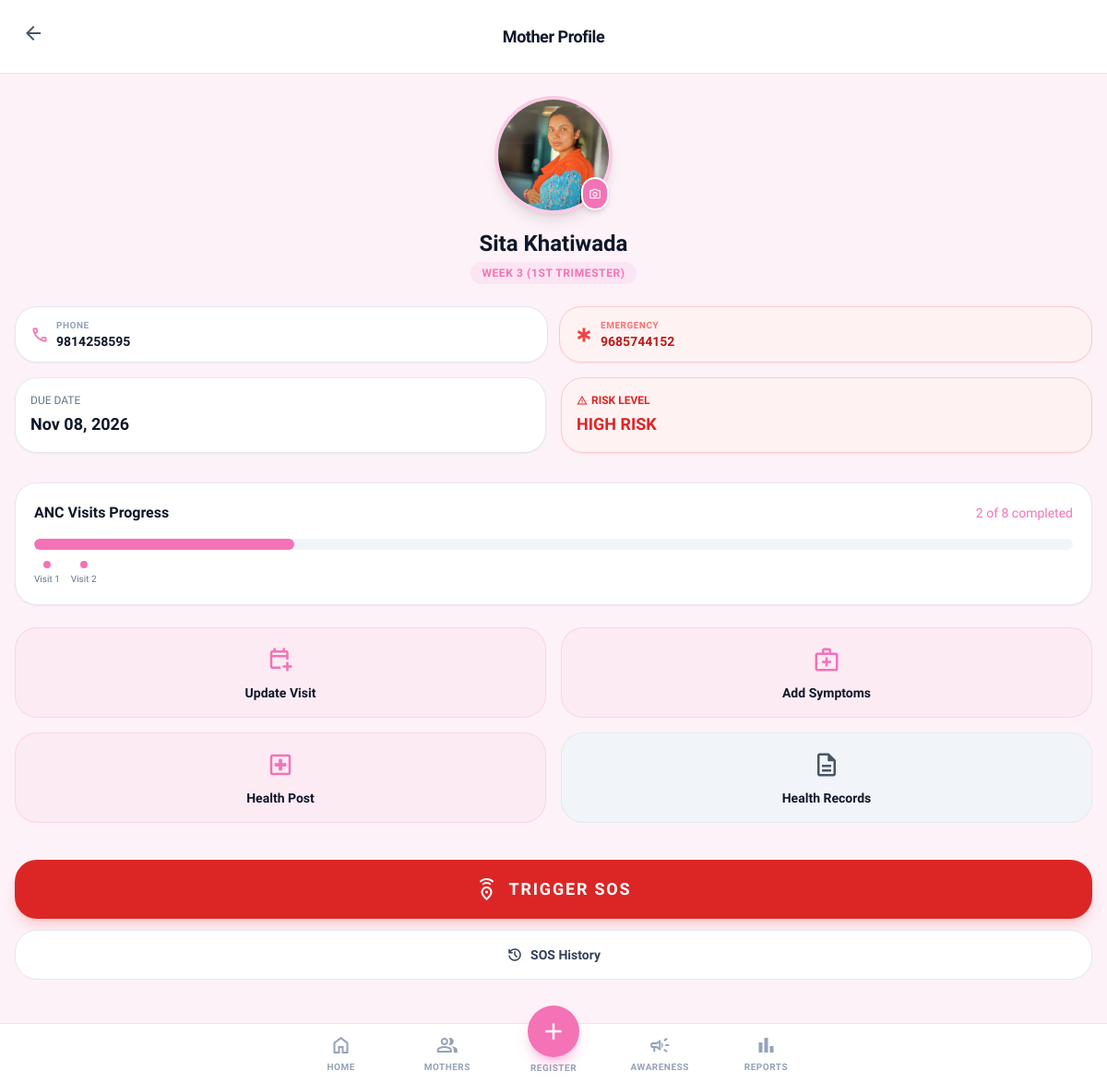
/mothers/14/ (signed in), run on the app's committed database.
### accounts/models.py (models this page shows, shortened)
class MotherProfile(models.Model):
    BLOOD_GROUP_CHOICES = [
        ("A+", "A+"), ("A-", "A-"),
        ("B+", "B+"), ("B-", "B-"),
        ("O+", "O+"), ("O-", "O-"),
        ("AB+", "AB+"), ("AB-", "AB-"),
    ]
    full_name = models.CharField(max_length=255)
    age = models.PositiveIntegerField(null=True, blank=True)
    phone = models.CharField(max_length=20, blank=True, help_text="Optional")
    emergency_contact = models.CharField(
        max_length=20,
        blank=True,
        help_text="Family / emergency contact phone number",
    )
    photo = models.ImageField(
        upload_to="mothers/photos/",
        null=True,
        blank=True,
        help_text="Profile photo",
    )
    pregnancy_week = models.PositiveIntegerField(
        null=True, blank=True,
        help_text="Gestational week at time of registration",
    )
    lmp_date = models.DateField(
        null=True, blank=True,
        verbose_name="Last Menstrual Period",
    )
    is_first_pregnancy = models.BooleanField(default=True)
    has_previous_complications = models.BooleanField(default=False)
    blood_group = models.CharField(
        max_length=5, choices=BLOOD_GROUP_CHOICES, blank=True,
    )
    medical_notes = models.TextField(
        blank=True,
        help_text="Basic medical history / pre-existing conditions",
    )
    latitude = models.DecimalField(
        max_digits=9, decimal_places=6, null=True, blank=True,
    )
    longitude = models.DecimalField(
        max_digits=9, decimal_places=6, null=True, blank=True,
    )
    address = models.TextField(blank=True)
    ward = models.CharField(max_length=100, blank=True)
    registered_by = models.ForeignKey(
        "accounts.User",
        on_delete=models.SET_NULL,
        null=True, blank=True,
        related_name="registered_mothers",
        help_text="FCHV who registered this mother",
    )
    registration_completed = models.BooleanField(default=False)
    created_at = models.DateTimeField(auto_now_add=True)
    updated_at = models.DateTimeField(auto_now=True)
    class Meta:
        verbose_name = "Mother Profile"
        verbose_name_plural = "Mother Profiles"
        ordering = ["-created_at"]

### mother/models.py (models this page shows, shortened)
class TimeStampedModel(models.Model):
    created_at = models.DateTimeField(auto_now_add=True)
    updated_at = models.DateTimeField(auto_now=True)
    class Meta:
        abstract = True
        ordering = ["-created_at"]

class ANCVisit(TimeStampedModel):
    SYMPTOM_CHOICES = [
        ("mild_nausea", "Mild Nausea"),
        ("severe_headache", "Severe Headache"),
        ("blurred_vision", "Blurred Vision"),
        ("fever_chills", "Fever / Chills"),
        ("swollen_feet", "Swollen Feet"),
        ("none", "No Symptoms Observed"),
    ]
    DANGER_SYMPTOMS: frozenset = frozenset({"severe_headache", "blurred_vision", "fever_chills"})
    mother = models.ForeignKey(
        "accounts.MotherProfile",
        on_delete=models.CASCADE,
        related_name="anc_visits",
    )
    visit_number = models.PositiveIntegerField(default=1)
    visit_date = models.DateField(auto_now_add=True)
    weight_kg = models.DecimalField(max_digits=5, decimal_places=1, null=True, blank=True)
    blood_pressure = models.CharField(max_length=20, blank=True)
    symptoms = models.JSONField(default=list, blank=True)
    has_danger_signs = models.BooleanField(default=False)
    notes = models.TextField(blank=True)
    recorded_by = models.ForeignKey(
        "accounts.User",
        on_delete=models.SET_NULL,
        null=True,
        blank=True,
        related_name="recorded_visits",
    )
    class Meta(TimeStampedModel.Meta):
        verbose_name = "ANC Visit"
        verbose_name_plural = "ANC Visits"
        unique_together = ("mother", "visit_number")

### mother/views.py (the view)
# urls.py: path("mothers/<int:pk>/", views.mother_profile, name="mother_profile"),
@login_required
def mother_profile(request, pk):
    profile = _get_own_profile_or_404(request.user, pk)
    visits = profile.anc_visits.order_by("visit_number")
    total_visits = visits.count()
    pw = PregnancyCalculator.get_pregnancy_week(profile.lmp_date, profile.pregnancy_week)
    edd = PregnancyCalculator.get_estimated_due_date(profile.lmp_date, profile.pregnancy_week)
    weeks = pw.value if pw else None
    has_danger = visits.filter(has_danger_signs=True).exists()
    risk_level = "HIGH RISK" if has_danger else "LOW RISK"
    trimester = pw.trimester if pw else ""
    context = {
        "profile": profile,
        "visits": visits,
        "total_visits": total_visits,
        "anc_progress_pct": min(100, int((total_visits / 8) * 100)),
        "weeks": weeks,
        "due_date": edd.value if edd else None,
        "initials": str(Initials.from_name(profile.full_name)),
        "risk_level": risk_level,
        "has_danger": has_danger,
        "trimester": trimester,
    }
    return render(request, "mother/mother_profile.html", context)

### templates/mother/mother_profile.html (shortened to what this page needs)
{% extends "base.html" %}
{% block body_class %}min-h-screen flex flex-col{% endblock %}
{% block content %}
<header class="flex items-center justify-between p-4 bg-white dark:bg-surface-dark border-b border-slate-200 dark:border-slate-800">
    <a href="{% url 'main:mother_list' %}" class="p-2 rounded-full hover:bg-slate-100 dark:hover:bg-slate-800">
        <span class="material-symbols-outlined text-slate-600 dark:text-slate-400">arrow_back</span>
    </a>
    <h1 class="text-lg font-bold tracking-tight">Mother Profile</h1>
    <div class="size-10"></div>
</header>
<main class="flex-1 overflow-y-auto pb-24">
    <section class="p-6 flex flex-col items-center gap-4">
        <div class="relative">
            {% if profile.photo %}
            <img src="{{ profile.photo.url }}" alt="{{ profile.full_name }}" class="w-32 h-32 rounded-full object-cover border-4 border-primary/30 shadow-lg" />
            {% else %}
            <div class="w-32 h-32 rounded-full border-4 border-primary/20 bg-primary/10 flex items-center justify-center text-primary text-4xl font-bold">{{ initials }}</div>
            {% endif %}
            <label for="profile-photo-input" class="absolute bottom-1 right-1 bg-primary text-white p-1.5 rounded-full border-2 border-white dark:border-background-dark cursor-pointer hover:bg-primary-dark transition-colors shadow-md">
                <span class="material-symbols-outlined text-sm block">photo_camera</span>
            </label>
        </div>
        <div class="text-center">
            <h2 class="text-2xl font-bold">{{ profile.full_name }}</h2>
            <div class="mt-1 flex items-center justify-center gap-2">
                <span class="px-3 py-1 bg-primary/10 text-primary text-xs font-bold rounded-full uppercase tracking-wider">
                    Week {{ weeks }} ({{ trimester }})
                </span>
            </div>
        </div>
    </section>
    {% if profile.phone or profile.emergency_contact %}
    <section class="px-4 mb-4 flex flex-wrap gap-3">
        {% if profile.phone %}
        <a href="tel:{{ profile.phone }}" class="flex items-center gap-2 flex-1 min-w-0 bg-white dark:bg-surface-dark border border-slate-200 dark:border-slate-800 rounded-xl px-4 py-3 shadow-sm no-underline hover:bg-slate-50 dark:hover:bg-slate-800 transition-colors">
            <span class="material-symbols-outlined text-xl text-primary shrink-0">phone</span>
            <div class="min-w-0">
                <p class="text-[10px] font-bold uppercase text-slate-400 tracking-wider">Phone</p>
                <p class="text-sm font-semibold truncate">{{ profile.phone }}</p>
            </div>
        </a>
        {% endif %}
        {% if profile.emergency_contact %}
        <a href="tel:{{ profile.emergency_contact }}" class="flex items-center gap-2 flex-1 min-w-0 bg-red-50 dark:bg-red-900/20 border border-red-200 dark:border-red-800 rounded-xl px-4 py-3 shadow-sm no-underline hover:bg-red-100 dark:hover:bg-red-900/30 transition-colors">
            <span class="material-symbols-outlined text-xl text-red-500 shrink-0">emergency</span>
            <div class="min-w-0">
                <p class="text-[10px] font-bold uppercase text-red-400 tracking-wider">Emergency</p>
                <p class="text-sm font-semibold truncate text-red-700 dark:text-red-300">{{ profile.emergency_contact }}</p>
            </div>
        </a>
        {% endif %}
    </section>
    {% endif %}
    <section class="px-4 grid grid-cols-2 gap-4">
        <div class="bg-white dark:bg-surface-dark p-4 rounded-xl border border-slate-200 dark:border-slate-800 shadow-sm">
            <p class="text-slate-500 dark:text-slate-400 text-xs font-medium uppercase mb-1">Due Date</p>
            <p class="text-lg font-bold">{{ due_date|date:"M d, Y"|default:"N/A" }}</p>
        </div>
        {% if has_danger %}
        <div class="bg-red-50 dark:bg-red-950/30 p-4 rounded-xl border border-red-200 dark:border-red-900/50 shadow-sm">
            <p class="text-red-600 dark:text-red-400 text-xs font-bold uppercase mb-1 flex items-center gap-1">
                <span class="material-symbols-outlined text-xs">warning</span> Risk Level
            </p>
            <p class="text-lg font-black text-red-600 dark:text-red-400">{{ risk_level|upper }}</p>
        </div>
        {% endif %}
    </section>
    <section class="p-4 mt-4">
        <div class="bg-white dark:bg-surface-dark p-5 rounded-xl border border-slate-200 dark:border-slate-800 shadow-sm">
            <div class="flex justify-between items-center mb-4">
                <h3 class="font-bold text-base">ANC Visits Progress</h3>
                <span class="text-sm font-medium text-primary">{{ total_visits }} of 8 completed</span>
            </div>
            <div class="relative w-full h-3 bg-slate-100 dark:bg-slate-800 rounded-full overflow-hidden">
                <div class="absolute top-0 left-0 h-full bg-primary rounded-full" style="width: {{ anc_progress_pct }}%"></div>
            </div>
            <div class="flex flex-wrap gap-x-3 gap-y-1 mt-3">
                {% for v in visits %}
                <div class="flex flex-col items-center">
                    <div class="w-2 h-2 rounded-full bg-primary"></div>
                    <span class="text-[10px] text-slate-500 mt-1">Visit {{ v.visit_number }}</span>
                </div>
                {% empty %}
                <p class="text-xs text-slate-400">No visits recorded yet.</p>
                {% endfor %}
            </div>
        </div>
    </section>
    <section class="px-4 mt-2 grid grid-cols-2 gap-4">
        <a href="{% url 'main:update_anc_visit' profile.pk %}" class="flex flex-col items-center justify-center p-4 bg-primary/5 dark:bg-primary/10 rounded-xl border border-primary/20 hover:bg-primary/10 transition-colors">
            <span class="material-symbols-outlined text-primary mb-2 text-3xl">calendar_add_on</span>
            <span class="text-sm font-semibold">Update Visit</span>
        </a>
        <a href="{% url 'main:update_anc_visit' profile.pk %}" class="flex flex-col items-center justify-center p-4 bg-primary/5 dark:bg-primary/10 rounded-xl border border-primary/20 hover:bg-primary/10 transition-colors">
            <span class="material-symbols-outlined text-primary mb-2 text-3xl">medical_services</span>
            <span class="text-sm font-semibold">Add Symptoms</span>
        </a>
        <a href="{% url 'main:hospital_consultation' profile.pk %}" class="flex flex-col items-center justify-center p-4 bg-primary/5 dark:bg-primary/10 rounded-xl border border-primary/20 hover:bg-primary/10 transition-colors">
            <span class="material-symbols-outlined text-primary mb-2 text-3xl">local_hospital</span>
            <span class="text-sm font-semibold">Health Post</span>
        </a>
        <a href="{% url 'main:records_detail' %}" class="flex flex-col items-center justify-center p-4 bg-slate-100 dark:bg-slate-800 rounded-xl border border-slate-200 dark:border-slate-700 hover:bg-slate-200 transition-colors">
            <span class="material-symbols-outlined text-slate-600 dark:text-slate-400 mb-2 text-3xl">description</span>
            <span class="text-sm font-semibold">Health Records</span>
        </a>
    </section>
    <section class="p-4 mt-6 space-y-3">
        <a href="{% url 'main:sos_trigger_page' profile.pk %}"
            class="w-full bg-red-600 hover:bg-red-700 text-white flex items-center justify-center gap-3 py-4 rounded-xl shadow-lg shadow-red-500/20 active:scale-[0.98] transition-all no-underline">
            <span class="material-symbols-outlined font-bold text-2xl">emergency_share</span>
            <span class="text-lg font-black uppercase tracking-widest">Trigger SOS</span>
        </a>
        <a href="{% url 'main:sos_history' profile.pk %}"
            class="w-full bg-white dark:bg-surface-dark border border-slate-200 dark:border-slate-700 text-slate-700 dark:text-slate-300 flex items-center justify-center gap-2 py-3 rounded-xl hover:bg-slate-50 dark:hover:bg-slate-800 transition-colors no-underline">
            <span class="material-symbols-outlined text-lg">history</span>
            <span class="text-sm font-semibold">SOS History</span>
        </a>
    </section>
</main>
<nav class="fixed bottom-0 left-0 right-0 bg-surface-light dark:bg-surface-dark border-t border-slate-200 dark:border-slate-800 z-50 pb-safe">
    <div class="flex h-16 max-w-xl mx-auto relative">
        <a class="flex flex-1 flex-col items-center justify-center gap-1 {% if request.resolver_match.url_name == 'dashboard' %}text-primary{% else %}text-slate-400 hover:text-primary{% endif %} transition-colors" href="{% url 'main:dashboard' %}">
            <span class="material-symbols-outlined {% if request.resolver_match.url_name == 'dashboard' %}fill-icon{% endif %}">home</span>
            <span class="text-[10px] font-bold uppercase tracking-wider">Home</span>
        </a>
        <a class="flex flex-1 flex-col items-center justify-center gap-1 {% if request.resolver_match.url_name == 'mother_list' %}text-primary{% else %}text-slate-400 hover:text-primary{% endif %} transition-colors" href="{% url 'main:mother_list' %}">
            <span class="material-symbols-outlined {% if request.resolver_match.url_name == 'mother_list' %}fill-icon{% endif %}">group</span>
            <span class="text-[10px] font-bold uppercase tracking-wider">Mothers</span>
        </a>
        <div class="flex flex-1 flex-col items-center justify-start relative">
            <a href="{% url 'main:register_mother' %}" class="absolute -top-5 flex items-center justify-center size-14 rounded-full bg-primary text-white shadow-lg shadow-primary/40 hover:bg-primary-dark transition-transform active:scale-95">
                <span class="material-symbols-outlined text-3xl">add</span>
            </a>
            <span class="text-[10px] font-bold uppercase tracking-wider text-slate-400 mt-10">Register</span>
        </div>
        <a class="flex flex-1 flex-col items-center justify-center gap-1 {% if request.resolver_match.url_name == 'awareness_program' %}text-primary{% else %}text-slate-400 hover:text-primary{% endif %} transition-colors" href="{% url 'main:awareness_program' %}">
            <span class="material-symbols-outlined {% if request.resolver_match.url_name == 'awareness_program' %}fill-icon{% endif %}">campaign</span>
            <span class="text-[10px] font-bold uppercase tracking-wider">Awareness</span>
        </a>
        <a class="flex flex-1 flex-col items-center justify-center gap-1 {% if request.resolver_match.url_name == 'monthly_reports' %}text-primary{% else %}text-slate-400 hover:text-primary{% endif %} transition-colors" href="{% url 'main:monthly_reports' %}">
            <span class="material-symbols-outlined {% if request.resolver_match.url_name == 'monthly_reports' %}fill-icon{% endif %}">bar_chart</span>
            <span class="text-[10px] font-bold uppercase tracking-wider">Reports</span>
        </a>
    </div>
</nav>
{% endblock %}

### data on the page
MotherProfile: photo (picture), full_name "Sita Khatiwada", phone "9814258595", emergency_contact "9685744152"
ANCVisit: visit_number "1"
ANCVisit: visit_number "2"

### other printed values
{{ weeks }} "3"
{{ trimester }} "1ST TRIMESTER"
{{ due_date|date:"M d, Y"|default:"N/A" }} "Nov 08, 2026"
{{ risk_level|upper }} "HIGH RISK"
{{ total_visits }} "2"
